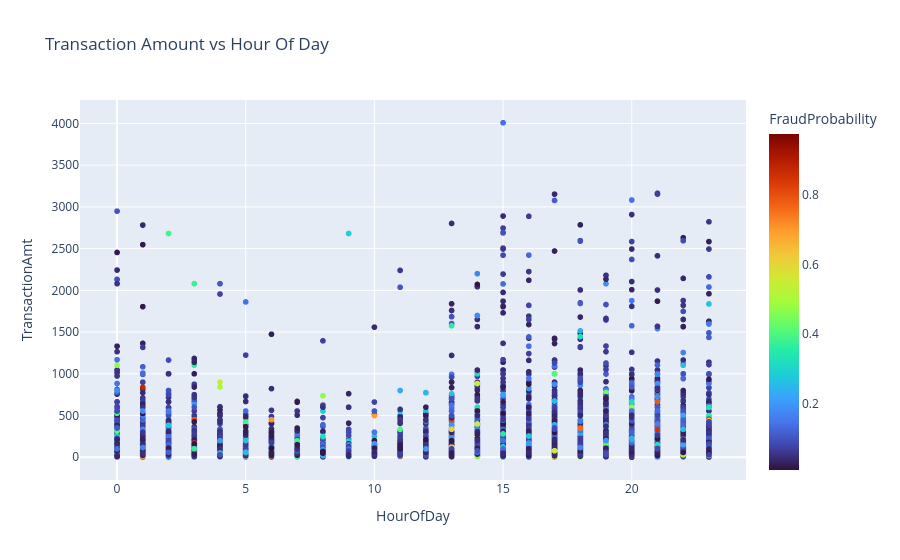

The notebook cell this image was saved under:
### Markdown cell above
## Interactive Fraud Probability Scatter Plot

This interactive scatter plot visualizes transaction amount versus hour of day, colored by fraud probability.

### Code cell
# =====================================================
# INTERACTIVE SCATTER PLOT
# =====================================================

scatter_df = pd.DataFrame({
    'TransactionAmt': df.loc[X_test.index, 'TransactionAmt'],
    'HourOfDay': df.loc[X_test.index, 'HourOfDay'],
    'FraudProbability': lgbm_prob
})

fig = px.scatter(
    scatter_df,
    x='HourOfDay',
    y='TransactionAmt',
    color='FraudProbability',
    title='Transaction Amount vs Hour Of Day',
    color_continuous_scale='Turbo'
)

fig.show()

fig.write_html(
    "charts/interactive_scatter.html"
)

### Figure 1 — Plotly figure (JSON) as saved in the notebook; plotly's stock layout.template omitted (floating-point values rounded to 4 significant figures; data arrays with more than 128 entries replaced by an {"elided": "..."} marker saying what was removed)
{"data": [{"hovertemplate": "HourOfDay=%{x}<br>TransactionAmt=%{y}<br>FraudProbability=%{marker.color}<extra></extra>", "legendgroup": "", "marker": {"color": {"elided": "20000 float values"}, "coloraxis": "coloraxis", "symbol": "circle"}, "mode": "markers", "name": "", "showlegend": false, "type": "scattergl", "x": {"elided": "20000 int values"}, "xaxis": "x", "y": {"elided": "20000 float values"}, "yaxis": "y"}], "layout": {"coloraxis": {"colorbar": {"title": {"text": "FraudProbability"}}, "colorscale": [[0, "#30123b"], [0.07143, "#4145ab"], [0.1429, "#4675ed"], [0.2143, "#39a2fc"], [0.2857, "#1bcfd4"], [0.3571, "#24eca6"], [0.4286, "#61fc6c"], [0.5, "#a4fc3b"], [0.5714, "#d1e834"], [0.6429, "#f3c63a"], [0.7143, "#fe9b2d"], [0.7857, "#f36315"], [0.8571, "#d93806"], [0.9286, "#b11901"], [1, "#7a0402"]]}, "legend": {"tracegroupgap": 0}, "title": {"text": "Transaction Amount vs Hour Of Day"}, "xaxis": {"anchor": "y", "domain": [0, 1], "title": {"text": "HourOfDay"}}, "yaxis": {"anchor": "x", "domain": [0, 1], "title": {"text": "TransactionAmt"}}}}
